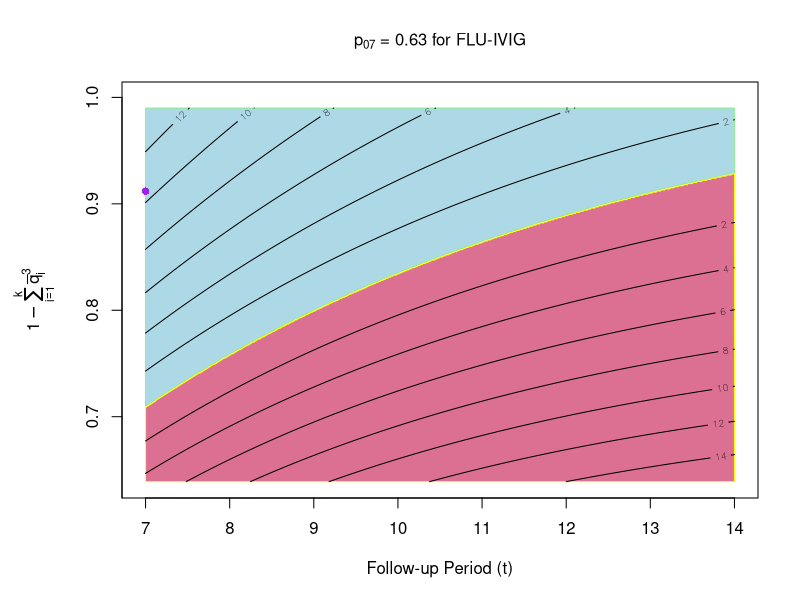

This figure's R source:
## ---- chunk 1
ORfun = function(p0,OR){
	p0 = 1 - p0
	pexp = p0/(p0 + (1 - p0)*OR)
	return(1-pexp)
}

n = 320
qc = qnorm(0.975)

## Ordinal endpoint distributions in both the placebo and IVIG groups on day 7
plac_prob = c(0.009852217,0.049261084,0.162561576,0.145320197,0.362068966,0.270935961)
exp_prob = c(0.005590184,0.028688675,0.104327684,0.108127134,0.356486213,0.396780110)

## p0 and p1 are the discharge probabilities on day 7 for placebo and treatment, respectively.
p0 = sum(plac_prob[5:6])

p1 = sum(exp_prob[5:6])

g0 = log(-log(1-p0)/7)
g1 = log(-log(1-p1)/7) - g0

plac_bin = c(p0,1-p0)
exp_bin = c(p1,1-p1)

days = seq(7,14,0.01)
p3 = seq(0.01,0.99,0.001)
p3c = 1 - sum(((plac_bin + exp_bin)/2)^3)
res = NULL
p3dmat = NULL
for(i in 1:length(days)){
	day = days[i]
	pd = pexp(day,exp(g0))
	pe = pexp(day,exp(g0+g1))
	p3d = p3[p3>p3c]

	pt1 = log(1.77) * sqrt(n^3*p3d/(12*(n+1)^2))
	
	t2 = log(log(1-pe)/log(1-pd)) * (2/n * (1/pd + 1/pe))^(-1/2)
	pt2 = rep(t2,length(p3d))

	x = length(pt1)
	repv = rep(NA,length(p3)-x)	

	p3dmat = cbind(p3dmat,c(p3d,repv))
	res = cbind(res,c(pt1,repv),c(pt2,repv),b=c(ifelse(pt1>pt2,1,0),repv))
}

ind = seq(3,3*length(days),3)
graph = NULL
for(i in 1:length(days)){
	day = days[i]
	index = ind[i]
	graph = cbind(graph,day=rep(day,length(p3)),p3d = p3dmat[,i],b=res[,index])
}

zerosub = NULL
for(i in 1:length(days)){
	index = ind[i]
	subgraph = as.data.frame(graph[,c((index-2):index)])
	sub = subset(subgraph,subgraph$b == 0)
	zerosub = rbind(zerosub,sub)
}

onesub = NULL
for(i in 1:length(days)){
	index = ind[i]
	subgraph = as.data.frame(graph[,c((index-2):index)])
	sub = subset(subgraph,subgraph$b == 1)
	onesub = rbind(onesub,sub)
}

daysub = NULL
minsub11 = NULL
maxsub11 = NULL
for(i in 1:length(days)){
	daysub = subset(onesub, day == days[i])
	minsub11 = rbind(minsub11,c(days[i],min(daysub$p3d)))
	maxsub11 = rbind(maxsub11,c(days[i],max(daysub$p3d)))
}

daysub2 = NULL
minsub12 = NULL
maxsub12 = NULL
for(i in 1:length(days)){
	daysub2 = subset(zerosub, day == days[i])
	minsub12 = rbind(minsub12,c(days[i],min(daysub2$p3d)))
	maxsub12 = rbind(maxsub12,c(days[i],max(daysub2$p3d)))
}
## ---- chunk 2
cfun = function(day,p3d){
  pd = pexp(day,exp(g0))
	pe = pexp(day,exp(g0+g1))

	t1 = log(1.77) * sqrt(n^3*p3d/(12*(n+1)^2))
	p1 = pnorm(-1.96+t1)
	
	t2 = log(log(1-pe)/log(1-pd)) * (2/n * (1/pd + 1/pe))^(-1/2)
	p2 = pnorm(-1.96+t2)
	return(100*abs(p1-p2))
}
## ---- chunk 3
term8 = expression(paste(p['07'], " = 0.63 for FLU-IVIG"))
term12 = expression(1-sum(bar(q)[i]^3, i==1, k))
par(oma = c(0,2,0,0))

plot(x=1,y=1, xlim = c(7,14),
	ylim = c(0.6380959,1),type="n",xaxt = "n", yaxt = "n",main = term8, cex.main = 1,
	ylab = "",xlab="Follow-up Period (t)",cex.lab = 1)
polygon(c(minsub11[,1],rev(maxsub11[,1])),c(minsub11[,2],maxsub11[,2]),
	col='lightblue',border='lightgreen')
polygon(c(rev(maxsub12[,1]),minsub12[,1]),c(minsub12[,2],maxsub12[,2]),
	col='palevioletred',border='yellow')
points(7,1 - sum(((plac_prob + exp_prob)/2)^3),pch = 16, col = 'purple')
axis(1, at=c(7,14), labels=c("",""), lwd.ticks=0)
axis(1, at=seq(7,14,by=1), lwd=0, lwd.ticks=1)
axis(2, at=c(0,1), labels=c("",""), lwd.ticks=0)
axis(2, at=seq(0,1,0.1), lwd=0, lwd.ticks=1)
mtext(term12, side = 2, outer = TRUE, line = -1, cex.lab = 1)
p3d = p3[p3>p3c]
z = cfun(expand.grid(days,p3d)$Var1,expand.grid(days,p3d)$Var2)
z2 = matrix(z,length(days),length(p3d))
contour(x = days, y = p3d, z = z2, add=TRUE)
